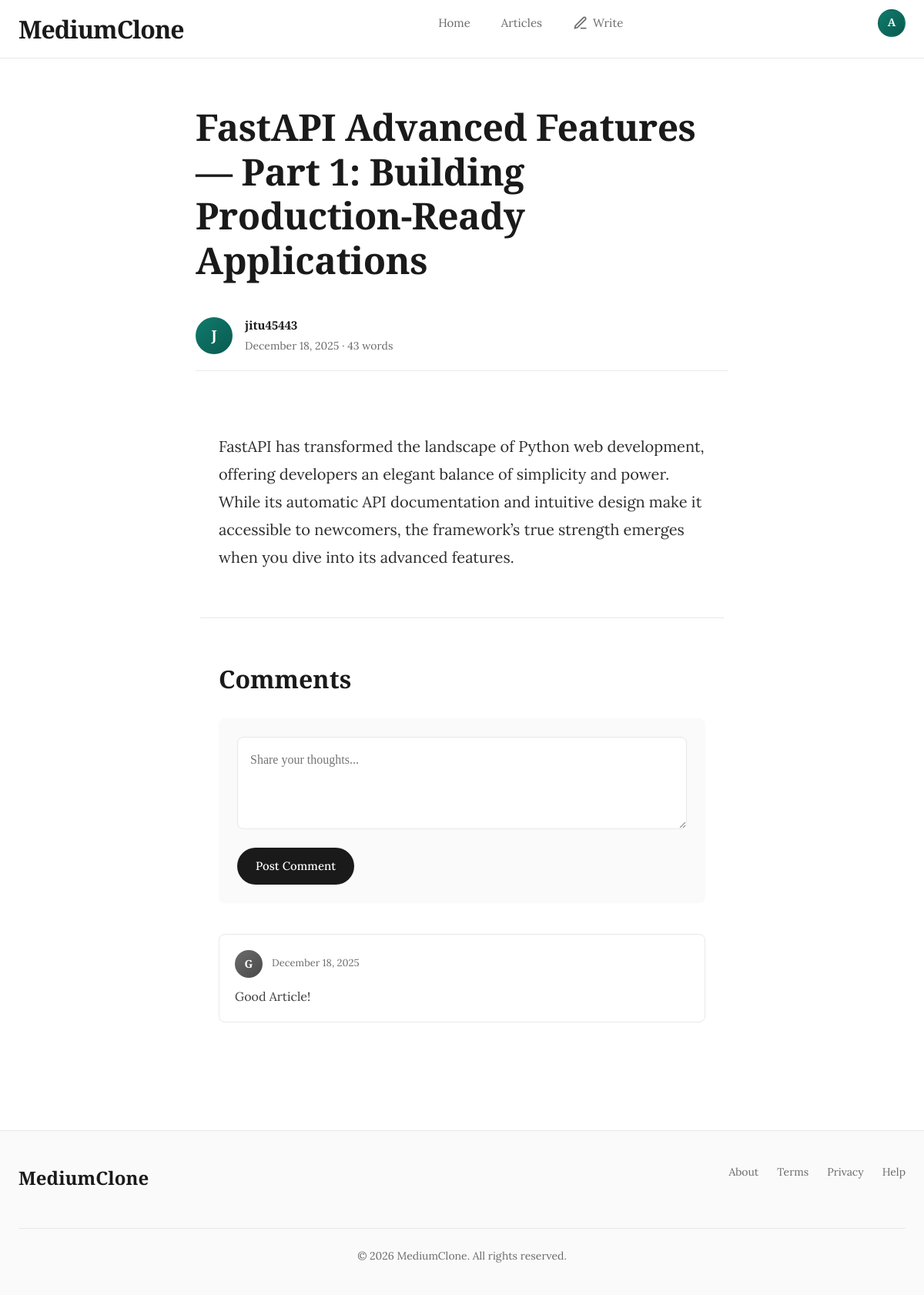
The app's page /article/detail/fastapi-advanced-features-part-1-building-production-ready-applications-358a9/ (signed in) with its own data.
### apps/users/models.py (models this page shows, shortened)
class User(AbstractUser):
    pic = models.ImageField(upload_to='users/pics', null=True, blank=True)

### apps/article/models.py (models this page shows, shortened)
class Article(TimeStampedModel):
    class STATUS(models.TextChoices):
        DRAFT = 'DRAFT', 'Draft'
        PUBLISHED = 'PUBLISHED', 'Published'
        ARCHIVED = 'ARCHIVED', 'Archived'
    author = models.ForeignKey(
        User,
        on_delete=models.CASCADE,
        related_name='articles'
    )
    title = models.CharField(max_length=255)
    text = RichTextField()
    image = models.ImageField(upload_to='articles/', null=True, blank=True)
    slug = models.SlugField(max_length=255, unique=True)
    status = models.CharField(
        max_length=20,
        choices=STATUS.choices,
        default=STATUS.DRAFT
    )
    published_at = models.DateTimeField(null=True, blank=True)
    is_deleted = models.BooleanField(default=False)
    class Meta:
        ordering = ('-published_at',)
        verbose_name_plural = 'articles'

class Comment(TimeStampedModel):
    user = models.ForeignKey(
        User,
        on_delete=models.CASCADE,
        related_name='comments'
    )
    article = models.ForeignKey(
        Article,
        on_delete=models.CASCADE,
        related_name='comments'
    )
    parent = models.ForeignKey(
        'self',
        null=True,
        blank=True,
        related_name='replies',
        on_delete=models.CASCADE
    )
    text = models.TextField()
    image = models.ImageField(upload_to='comments/', null=True, blank=True)
    is_deleted = models.BooleanField(default=False)
    class Meta:
        verbose_name_plural = 'comments'

### apps/article/views.py (the view)
# urls.py: path('detail/<slug:slug>/', ArticleDetailView.as_view(), name='article_detail'),
class ArticleDetailView(LoginRequiredMixin, DetailView):
    template_name = "article/detail.html"
    context_object_name = "article"
    queryset = Article.objects.all()
    slug_field = "slug"
    slug_url_kwarg = "slug"

### templates/article/detail.html (shortened to what this page needs)
{% extends 'base.html' %}
{% block content %}
<div class="article-header">
    <h1 class="article-title">{{ article.title }}</h1>
    <div class="article-meta">
        <div class="author-avatar">
            {{ article.author.username|first|upper }}
        </div>
        <div class="author-info">
            <div class="author-name">{{ article.author.username }}</div>
            <div class="article-date">
                {{ article.published_at|date:"F d, Y" }} ·
                {{ article.text|wordcount }} words
            </div>
        </div>
    </div>
</div>
<div class="article-body">
    <article class="article-content">
        {{ article.text|safe }}
    </article>
</div>
<div class="comments-section">
    <h2 class="comments-header">Comments</h2>
    <div class="comment-form">
        <form method="post" action="{% url 'comment_create' article.slug %}">
            <textarea
                name="text"
                placeholder="Share your thoughts..."
                required
            ></textarea>
            <button type="submit" class="comment-submit">Post Comment</button>
        </form>
    </div>
    <div class="comments-list">
        {% if article.comments.all %}
            {% for comment in article.comments.all %}
            <div class="comment">
                <div class="comment-header">
                    <div class="comment-avatar">
                        {{ comment.user.username|first|upper }}
                    </div>
                    <div>
                        <div class="comment-date">{{ comment.created_at|date:"F d, Y" }}</div>
                    </div>
                </div>
                <div class="comment-text">
                    {{ comment.text|safe }}
                </div>
            </div>
            {% endfor %}
        {% else %}
            <div class="no-comments">
                No comments yet. Be the first to share your thoughts!
            </div>
        {% endif %}
    </div>
</div>
{% endblock %}

### templates/base.html (shortened to what this page needs)
<!DOCTYPE html>
<html lang="en">
<head>
    <link href="https://cdn.jsdelivr.net/npm/bootstrap@5.3.0/dist/css/bootstrap.min.css" rel="stylesheet">
</head>
<body>
<nav class="main-navbar">
    <div class="navbar-container">
        <a class="navbar-brand" href="{% url 'home' %}">MediumClone</a>
        <ul class="nav-left" id="navLeft">
            <li><a class="nav-link-item" href="{% url 'home' %}">Home</a></li>
            <li><a class="nav-link-item" href="{% url 'article_list' %}">Articles</a></li>
            {% if user.is_authenticated %}
            <li>
                <a class="btn-write" href="{% url 'article_create' %}">
                    <svg viewBox="0 0 24 24" fill="none" stroke="currentColor" stroke-width="2">
                        <path d="M12 20h9"></path>
                        <path d="M16.5 3.5a2.121 2.121 0 0 1 3 3L7 19l-4 1 1-4L16.5 3.5z"></path>
                    </svg>
                    Write
                </a>
            </li>
            {% endif %}
        </ul>
        <ul class="nav-right" id="navRight">
            {% if user.is_authenticated %}
            <li class="user-menu">
                <div class="user-avatar">
                    {{ user.username|first|upper }}
                </div>
            </li>
            {% else %}
            <li><a class="nav-link-item" href="{% url 'account_login' %}">Sign In</a></li>
            <li><a class="btn-signup" href="{% url 'account_signup' %}">Get Started</a></li>
            {% endif %}
        </ul>
    </div>
</nav>
<main class="main-content">
    {% block content %}{% endblock %}
</main>
<footer class="main-footer">
    <div class="footer-content">
        <div class="footer-brand">MediumClone</div>
        <ul class="footer-links">
            <li><a class="footer-link" href="#">About</a></li>
            <li><a class="footer-link" href="#">Terms</a></li>
            <li><a class="footer-link" href="#">Privacy</a></li>
            <li><a class="footer-link" href="#">Help</a></li>
        </ul>
        <div class="footer-copyright">
            &copy; {% now "Y" %} MediumClone. All rights reserved.
        </div>
    </div>
</footer>
</body>
</html>

### templates/base.html (style rules this page uses)
:root { --primary-dark: #1a1a1a; --primary-accent: #0f7b6c; --secondary-text: #6b6b6b; --border-light: #e8e8e8; --bg-subtle: #fafafa; --hover-bg: #f7f7f7; }
* { margin: 0; padding: 0; box-sizing: border-box; }
body { font-family: 'Source Serif 4', 'Lora', Georgia, serif; color: var(--primary-dark); background-color: #ffffff; line-height: 1.6; }
.main-navbar { background: #ffffff; border-bottom: 1px solid var(--border-light); position: sticky; top: 0; z-index: 1000; backdrop-filter: blur(10px); background: rgba(255, 255, 255, 0.95); transition: all 0.3s ease; }
.navbar-container { max-width: 1200px; margin: 0 auto; padding: 0 24px; display: flex; align-items: center; justify-content: space-between; height: 75px; }
.navbar-brand { font-family: 'Playfair Display', serif; font-size: 32px; font-weight: 900; color: var(--primary-dark); text-decoration: none; letter-spacing: -1px; transition: all 0.3s ease; }
.nav-left, .nav-right { display: flex; align-items: center; gap: 8px; list-style: none; }
.nav-link-item { padding: 8px 16px; color: var(--secondary-text); text-decoration: none; font-size: 15px; font-weight: 400; transition: all 0.2s ease; border-radius: 24px; position: relative; }
.btn-write { display: inline-flex; align-items: center; gap: 6px; padding: 8px 16px; background: transparent; color: var(--secondary-text); border: none; border-radius: 24px; font-size: 15px; text-decoration: none; transition: all 0.2s ease; cursor: pointer; }
.btn-write svg { width: 20px; height: 20px; }
.user-menu { position: relative; }
.user-avatar { width: 36px; height: 36px; border-radius: 50%; background: linear-gradient(135deg, var(--primary-accent), #0a5a4f); color: white; display: flex; align-items: center; justify-content: center; font-weight: 600; font-size: 14px; cursor: pointer; transition: all 0.2s ease; border: 2px solid transparent; }
.main-content { max-width: 1200px; margin: 0 auto; padding: 60px 24px; min-height: calc(100vh - 200px); }
.main-footer { background: var(--bg-subtle); border-top: 1px solid var(--border-light); padding: 40px 24px; margin-top: 80px; }
.footer-content { max-width: 1200px; margin: 0 auto; display: flex; justify-content: space-between; align-items: center; flex-wrap: wrap; gap: 20px; }
.footer-brand { font-family: 'Playfair Display', serif; font-size: 24px; font-weight: 700; color: var(--primary-dark); }
.footer-links { display: flex; gap: 24px; list-style: none; }
.footer-link { color: var(--secondary-text); text-decoration: none; font-size: 14px; transition: color 0.2s ease; }
.footer-copyright { width: 100%; text-align: center; margin-top: 24px; padding-top: 24px; border-top: 1px solid var(--border-light); color: var(--secondary-text); font-size: 14px; }
.main-content { animation: fadeInUp 0.6s ease-out; }

### records on screen
User: username|first "A"
Article: title "FastAPI Advanced Features — Part 1: Building Production-Ready Applications", author.username|first "J", author.username "jitu45443", published_at "December 18, 2025", text "43", text "FastAPI has transformed the landscape of Python web development, offering developers an elegant balance of simplicity and power. While its automatic API documentation and intuitive design make it accessible to newcomers, the framework’s true strength emerges when you dive into its advanced features."
Comment: user.username|first "G", created_at "December 18, 2025", text "Good Article!"
